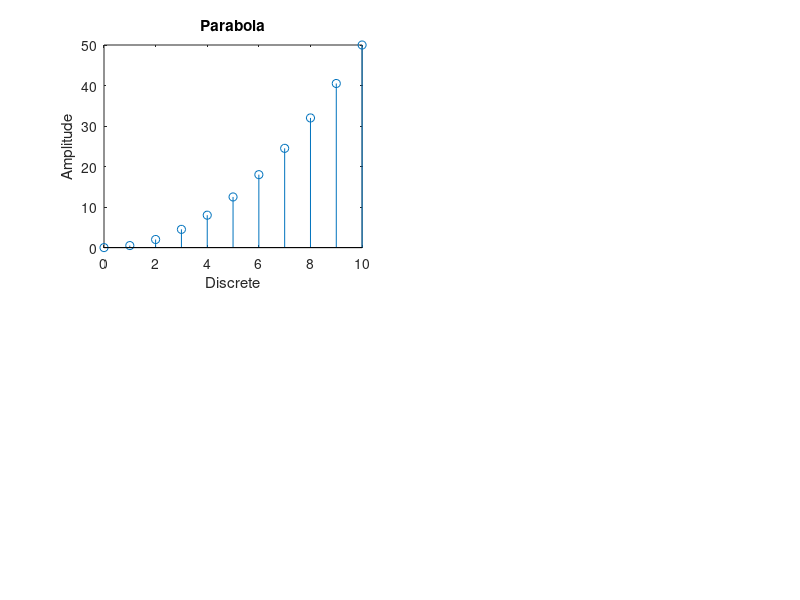

This chart was generated by the following MATLAB code:
n=0:1:10;
parabola = 0.5*(n.^2);
subplot(2,2,1);
stem(n,parabola);
xlabel('Discrete');
ylabel('Amplitude');
title('Parabola');
